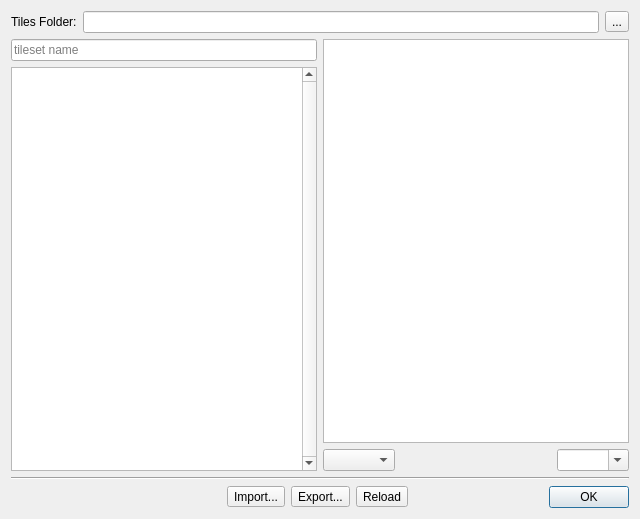
<?xml version="1.0" encoding="UTF-8"?>
<ui version="4.0">
 <class>TileMetaInfoDialog</class>
 <widget class="QDialog" name="TileMetaInfoDialog">
  <property name="geometry">
   <rect>
    <x>0</x>
    <y>0</y>
    <width>640</width>
    <height>519</height>
   </rect>
  </property>
  <property name="windowTitle">
   <string>Tilesets</string>
  </property>
  <layout class="QGridLayout" name="gridLayout">
   <item row="0" column="0">
    <layout class="QHBoxLayout" name="horizontalLayout_2">
     <item>
      <widget class="QLabel" name="label">
       <property name="text">
        <string>Tiles Folder:</string>
       </property>
      </widget>
     </item>
     <item>
      <widget class="QLineEdit" name="editTiles">
       <property name="readOnly">
        <bool>true</bool>
       </property>
      </widget>
     </item>
     <item>
      <widget class="QToolButton" name="browseTiles">
       <property name="text">
        <string>...</string>
       </property>
      </widget>
     </item>
    </layout>
   </item>
   <item row="1" column="0">
    <layout class="QHBoxLayout" name="horizontalLayout_XXX">
     <item>
      <layout class="QVBoxLayout" name="tilesetLayout">
       <item>
        <widget class="QLineEdit" name="filterEdit">
         <property name="placeholderText">
          <string>tileset name</string>
         </property>
         <property name="clearButtonEnabled">
          <bool>true</bool>
         </property>
        </widget>
       </item>
       <item>
        <widget class="QListWidget" name="tilesets">
         <property name="sizePolicy">
          <sizepolicy hsizetype="Preferred" vsizetype="Expanding">
           <horstretch>0</horstretch>
           <verstretch>0</verstretch>
          </sizepolicy>
         </property>
         <property name="verticalScrollBarPolicy">
          <enum>Qt::ScrollBarAlwaysOn</enum>
         </property>
         <property name="sizeAdjustPolicy">
          <enum>QAbstractScrollArea::AdjustToContents</enum>
         </property>
         <property name="iconSize">
          <size>
           <width>16</width>
           <height>16</height>
          </size>
         </property>
         <property name="resizeMode">
          <enum>QListView::Adjust</enum>
         </property>
         <property name="viewMode">
          <enum>QListView::ListMode</enum>
         </property>
         <property name="sortingEnabled">
          <bool>true</bool>
         </property>
        </widget>
       </item>
       <item>
        <layout class="QHBoxLayout" name="toolBarLayout"/>
       </item>
      </layout>
     </item>
     <item>
      <layout class="QVBoxLayout" name="tilesLayout">
       <item>
        <widget class="Tiled::Internal::MixedTilesetView" name="tiles"/>
       </item>
       <item>
        <layout class="QHBoxLayout" name="horizontalLayout_3">
         <item>
          <widget class="QComboBox" name="enums"/>
         </item>
         <item>
          <spacer name="horizontalSpacer_2">
           <property name="orientation">
            <enum>Qt::Horizontal</enum>
           </property>
           <property name="sizeHint" stdset="0">
            <size>
             <width>40</width>
             <height>20</height>
            </size>
           </property>
          </spacer>
         </item>
         <item>
          <widget class="QComboBox" name="scaleComboBox">
           <property name="editable">
            <bool>true</bool>
           </property>
          </widget>
         </item>
        </layout>
       </item>
      </layout>
     </item>
    </layout>
   </item>
   <item row="2" column="0">
    <widget class="Line" name="line">
     <property name="orientation">
      <enum>Qt::Horizontal</enum>
     </property>
    </widget>
   </item>
   <item row="3" column="0">
    <layout class="QHBoxLayout" name="horizontalLayout_5">
     <item>
      <layout class="QHBoxLayout" name="undoRedoLayout"/>
     </item>
     <item>
      <spacer name="horizontalSpacer">
       <property name="orientation">
        <enum>Qt::Horizontal</enum>
       </property>
       <property name="sizeHint" stdset="0">
        <size>
         <width>40</width>
         <height>20</height>
        </size>
       </property>
      </spacer>
     </item>
     <item>
      <widget class="QToolButton" name="buttonImport">
       <property name="text">
        <string>Import...</string>
       </property>
      </widget>
     </item>
     <item>
      <widget class="QToolButton" name="buttonExport">
       <property name="text">
        <string>Export...</string>
       </property>
      </widget>
     </item>
     <item>
      <widget class="QToolButton" name="buttonReload">
       <property name="text">
        <string>Reload</string>
       </property>
      </widget>
     </item>
     <item>
      <widget class="QDialogButtonBox" name="buttonBox">
       <property name="orientation">
        <enum>Qt::Horizontal</enum>
       </property>
       <property name="standardButtons">
        <set>QDialogButtonBox::Ok</set>
       </property>
      </widget>
     </item>
    </layout>
   </item>
  </layout>
  <action name="actionAdd">
   <property name="icon">
    <iconset resource="tiled.qrc">
     <normaloff>:/images/16x16/document-new.png</normaloff>:/images/16x16/document-new.png</iconset>
   </property>
   <property name="text">
    <string>Add Tilesets</string>
   </property>
   <property name="toolTip">
    <string>Add tilesets</string>
   </property>
  </action>
  <action name="actionRemove">
   <property name="icon">
    <iconset resource="tiled.qrc">
     <normaloff>:/images/16x16/edit-delete.png</normaloff>:/images/16x16/edit-delete.png</iconset>
   </property>
   <property name="text">
    <string>Remove</string>
   </property>
   <property name="toolTip">
    <string>Remove selected tileset</string>
   </property>
  </action>
  <action name="actionAddToMap">
   <property name="icon">
    <iconset resource="tiled.qrc">
     <normaloff>:/images/22x22/add.png</normaloff>:/images/22x22/add.png</iconset>
   </property>
   <property name="text">
    <string>Add tilesets to current map</string>
   </property>
  </action>
 </widget>
 <customwidgets>
  <customwidget>
   <class>Tiled::Internal::MixedTilesetView</class>
   <extends>QTableView</extends>
   <header>BuildingEditor/mixedtilesetview.h</header>
  </customwidget>
 </customwidgets>
 <resources>
  <include location="tiled.qrc"/>
 </resources>
 <connections>
  <connection>
   <sender>buttonBox</sender>
   <signal>accepted()</signal>
   <receiver>TileMetaInfoDialog</receiver>
   <slot>accept()</slot>
   <hints>
    <hint type="sourcelabel">
     <x>248</x>
     <y>254</y>
    </hint>
    <hint type="destinationlabel">
     <x>157</x>
     <y>274</y>
    </hint>
   </hints>
  </connection>
  <connection>
   <sender>buttonBox</sender>
   <signal>rejected()</signal>
   <receiver>TileMetaInfoDialog</receiver>
   <slot>reject()</slot>
   <hints>
    <hint type="sourcelabel">
     <x>316</x>
     <y>260</y>
    </hint>
    <hint type="destinationlabel">
     <x>286</x>
     <y>274</y>
    </hint>
   </hints>
  </connection>
 </connections>
</ui>
